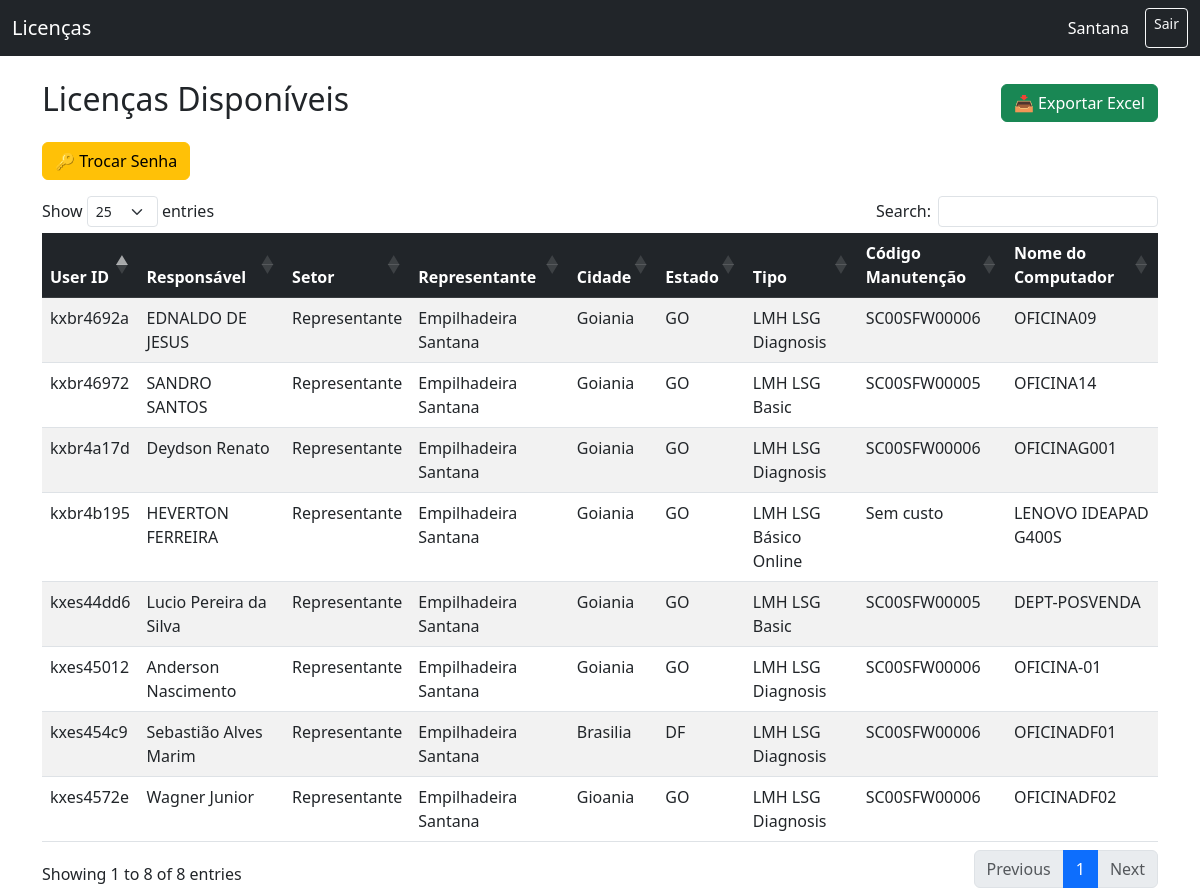
The app's page /dashboard (signed in) with its own data.
### tables this page shows
CREATE TABLE usuarios (
        id INTEGER PRIMARY KEY AUTOINCREMENT,
        nome TEXT NOT NULL,
        email TEXT UNIQUE NOT NULL,
        senha TEXT NOT NULL,
        tipo TEXT NOT NULL DEFAULT 'user',
        representante TEXT,
        estado TEXT,
        cidade TEXT
    );

CREATE TABLE licencas (
        id INTEGER PRIMARY KEY AUTOINCREMENT,
        user_id TEXT,
        responsavel TEXT,
        setor TEXT,
        representante TEXT,
        cidade TEXT,
        estado TEXT,
        tipo TEXT,
        codigo_manutencao TEXT,
        nome_computador TEXT,
        data_import TEXT
    );

### app.py (the view, shortened to what this page needs)
@app.route("/dashboard")
def dashboard():
    if "user_id" not in session:
        return redirect(url_for("login"))
    user_id = session["user_id"]
    con = get_db()
    cur = con.cursor()
    cur.execute("SELECT representante, estado, cidade FROM usuarios WHERE id=?", (user_id,))
    usuario = cur.fetchone()
    cur.execute("""
        SELECT l.user_id, l.responsavel, l.setor, l.representante, l.cidade,
               l.estado, l.tipo, l.codigo_manutencao, l.nome_computador
        FROM licencas l
        WHERE l.representante = ?
          AND (? IS NULL OR ? = '' OR l.estado = ?)
          AND (? IS NULL OR ? = '' OR l.cidade = ?)
    """, (
        usuario["representante"],
        usuario["estado"], usuario["estado"], usuario["estado"],
        usuario["cidade"], usuario["cidade"], usuario["cidade"]
    ))
    licencas = cur.fetchall()
    return render_template("dashboard.html", licencas=licencas)

### app.py (called while the page is built)
def get_db():
    con = sqlite3.connect(DB_NAME)
    con.row_factory = sqlite3.Row
    return con

### templates/dashboard.html
{% extends "base.html" %}
{% block content %}
<div class="container mt-4">
    <div class="d-flex justify-content-between align-items-center mb-3">
        <h2>Licenças Disponíveis</h2>
        <a href="{{ url_for('export_licencas') }}" class="btn btn-success">📥 Exportar Excel</a>
    </div>
    <div class="mb-3">
    <a href="{{ url_for('change_password') }}" class="btn btn-warning">🔑 Trocar Senha</a>
    </div>
    {% if licencas %}
    <div class="table-responsive">
        <table class="table table-striped table-hover">
            <thead class="table-dark">
                <tr>
                    <th>User ID</th>
                    <th>Responsável</th>
                    <th>Setor</th>
                    <th>Representante</th>
                    <th>Cidade</th>
                    <th>Estado</th>
                    <th>Tipo</th>
                    <th>Código Manutenção</th>
                    <th>Nome do Computador</th>
                </tr>
            </thead>
            <tbody>
                {% for licenca in licencas %}
                <tr>
                    <td>{{ licenca.user_id }}</td>
                    <td>{{ licenca.responsavel }}</td>
                    <td>{{ licenca.setor }}</td>
                    <td>{{ licenca.representante }}</td>
                    <td>{{ licenca.cidade }}</td>
                    <td>{{ licenca.estado }}</td>
                    <td>{{ licenca.tipo }}</td>
                    <td>{{ licenca.codigo_manutencao }}</td>
                    <td>{{ licenca.nome_computador }}</td>
                </tr>
                {% endfor %}
            </tbody>
        </table>
    </div>
    {% else %}
    <div class="alert alert-warning">Nenhuma licença encontrada.</div>
    {% endif %}
</div>
{% endblock %}

### templates/base.html (shortened to what this page needs)
<!DOCTYPE html>
<html lang="pt-BR">
<head>
    <link href="https://cdn.jsdelivr.net/npm/bootstrap@5.3.0/dist/css/bootstrap.min.css" rel="stylesheet">
    <link rel="stylesheet" href="https://cdn.datatables.net/1.13.6/css/dataTables.bootstrap5.min.css">
</head>
<body>
    <nav class="navbar navbar-expand-lg navbar-dark bg-dark">
        <div class="container-fluid">
            <a class="navbar-brand" href="{{ url_for('login') }}">Licenças</a>
            {% if session.get('user_id') %}
            <div class="d-flex">
                <span class="navbar-text text-white me-3">
                    {{ session.get('user_nome') }}
                </span>
                <a href="{{ url_for('logout') }}" class="btn btn-outline-light btn-sm">Sair</a>
            </div>
            {% endif %}
        </div>
    </nav>
    {% block content %}{% endblock %}
</body>
</html>

### records on screen
usuarios: get "Santana"
licencas: user_id "kxes44dd6", responsavel "Lucio Pereira da Silva", setor "Representante", representante "Empilhadeira Santana", cidade "Goiania", estado "GO", tipo "LMH LSG Basic", codigo_manutencao "SC00SFW00005", nome_computador "DEPT-POSVENDA"
licencas: user_id "kxes45012", responsavel "Anderson Nascimento", setor "Representante", representante "Empilhadeira Santana", cidade "Goiania", estado "GO", tipo "LMH LSG Diagnosis", codigo_manutencao "SC00SFW00006", nome_computador "OFICINA-01"
licencas: user_id "kxes454c9", responsavel "Sebastião Alves Marim", setor "Representante", representante "Empilhadeira Santana", cidade "Brasilia", estado "DF", tipo "LMH LSG Diagnosis", codigo_manutencao "SC00SFW00006", nome_computador "OFICINADF01"
licencas: user_id "kxes4572e", responsavel "Wagner Junior", setor "Representante", representante "Empilhadeira Santana", cidade "Gioania", estado "GO", tipo "LMH LSG Diagnosis", codigo_manutencao "SC00SFW00006", nome_computador "OFICINADF02"
licencas: user_id "kxbr4692a", responsavel "EDNALDO DE JESUS", setor "Representante", representante "Empilhadeira Santana", cidade "Goiania", estado "GO", tipo "LMH LSG Diagnosis", codigo_manutencao "SC00SFW00006", nome_computador "OFICINA09"
licencas: user_id "kxbr46972", responsavel "SANDRO SANTOS", setor "Representante", representante "Empilhadeira Santana", cidade "Goiania", estado "GO", tipo "LMH LSG Basic", codigo_manutencao "SC00SFW00005", nome_computador "OFICINA14"
licencas: user_id "kxbr4a17d", responsavel "Deydson Renato", setor "Representante", representante "Empilhadeira Santana", cidade "Goiania", estado "GO", tipo "LMH LSG Diagnosis", codigo_manutencao "SC00SFW00006", nome_computador "OFICINAG001"
licencas: user_id "kxbr4b195", responsavel "HEVERTON FERREIRA", setor "Representante", representante "Empilhadeira Santana", cidade "Goiania", estado "GO", tipo "LMH LSG Básico Online", codigo_manutencao "Sem custo", nome_computador "LENOVO IDEAPAD G400S"
